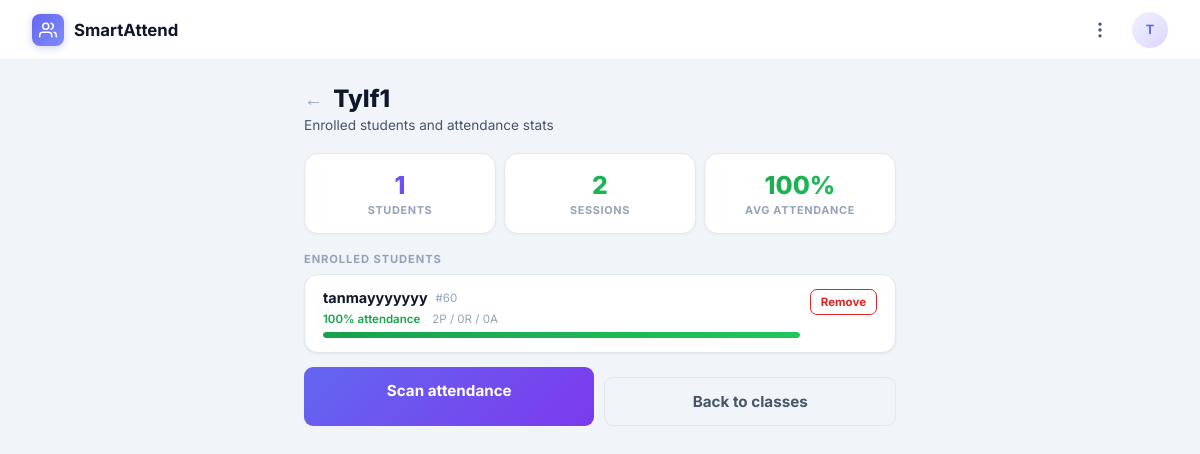
Screenshot of /teacher/classes/2 (signed in) with the database file from the repository.
### app/models.py (models this page shows, shortened)
class User(UserMixin, db.Model):
    id            = db.Column(db.Integer, primary_key=True)
    name          = db.Column(db.String(100))
    email         = db.Column(db.String(100), unique=True)
    password      = db.Column(db.String(200))
    role          = db.Column(db.String(10))   # 'student' or 'teacher'
    is_admin      = db.Column(db.Boolean, default=False)
    profile_photo = db.Column(db.String(200), nullable=True)  # filename in uploads/

class TeacherClass(db.Model):
    id          = db.Column(db.Integer, primary_key=True)
    teacher_id  = db.Column(db.Integer, db.ForeignKey('user.id'), nullable=False)
    name        = db.Column(db.String(100), nullable=False)
    description = db.Column(db.String(300), nullable=True)
    created_at  = db.Column(db.DateTime, default=datetime.datetime.now)
    teacher     = db.relationship('User', backref=db.backref('classes', lazy='dynamic'))

class Student(db.Model):
    id             = db.Column(db.Integer, primary_key=True)
    user_id        = db.Column(db.Integer, db.ForeignKey('user.id'))
    roll_number    = db.Column(db.String(20))
    face_embedding = db.Column(db.Text)   # stored as JSON string of 512 numbers
    user = db.relationship('User', backref=db.backref('student', uselist=False))

### app/routes/teacher.py (the view)
@teacher_bp.route('/classes/<int:class_id>')
@login_required
def class_detail(class_id):
    tc = db.get_or_404(TeacherClass, class_id)
    if tc.teacher_id != current_user.id:
        flash('Access denied.')
        return redirect(url_for('teacher.classes'))
    enrollments = StudentClass.query.filter_by(class_id=tc.id).all()
    student_ids = [sc.student_id for sc in enrollments if sc.student]
    records = AttendanceRecord.query.filter(
        AttendanceRecord.student_id.in_(student_ids),
        AttendanceRecord.class_name == tc.name
    ).all() if student_ids else []
    stats_map = {}
    for r in records:
        sid = r.student_id
        if sid not in stats_map:
            stats_map[sid] = {'total': 0, 'present': 0, 'absent': 0, 'review': 0}
        stats_map[sid]['total'] += 1
        if r.status == 'PRESENT':
            stats_map[sid]['present'] += 1
        elif r.status == 'ABSENT':
            stats_map[sid]['absent'] += 1
        elif r.status == 'REVIEW':
            stats_map[sid]['review'] += 1
    students_with_stats = []
    for sc in enrollments:
        student = sc.student
        if not student:
            continue
        s = stats_map.get(student.id, {'total': 0, 'present': 0, 'absent': 0, 'review': 0})
        pct = round(s['present'] / s['total'] * 100) if s['total'] else 0
        students_with_stats.append({
            'student': student,
            'enrollment': sc,
            'total': s['total'],
            'present': s['present'],
            'absent': s['absent'],
            'review': s['review'],
            'pct': pct
        })
    return render_template('teacher/class_detail.html', tc=tc, students=students_with_stats)

### app/models.py (called while the page is built)
@login_manager.user_loader
def load_user(user_id):
    return db.session.get(User, int(user_id))

### app/templates/teacher/class_detail.html (shortened to what this page needs)
{% extends "base.html" %}
{% block content %}
<div class="page">
  <div style="display:flex;align-items:center;gap:10px;margin-bottom:4px;">
    <a href="/teacher/classes" style="color:var(--text-3);font-size:1.2rem;">&larr;</a>
    <div class="page-title" style="margin:0;">{{ tc.name }}</div>
  </div>
  {% if tc.description %}
  <div class="page-sub">{{ tc.description }}</div>
  {% else %}
  <div class="page-sub">Enrolled students and attendance stats</div>
  {% endif %}
  <div style="display:grid;grid-template-columns:1fr 1fr 1fr;gap:8px;margin-bottom:18px;">
    <div class="streak-card">
      <div class="streak-value">{{ students|length }}</div>
      <div class="streak-label">Students</div>
    </div>
    <div class="streak-card">
      <div class="streak-value" style="background:linear-gradient(135deg,var(--success),#22C55E);-webkit-background-clip:text;-webkit-text-fill-color:transparent;">
        {% set total_sessions = [] %}
        {{ students|map(attribute='total')|max if students else 0 }}
      </div>
      <div class="streak-label">Sessions</div>
    </div>
    <div class="streak-card streak-best">
      <div class="streak-value">
        {% if students %}
        {% set avg_pct = (students|map(attribute='pct')|sum // students|length) %}
        {{ avg_pct }}%
        {% else %}0%{% endif %}
      </div>
      <div class="streak-label">Avg attendance</div>
    </div>
  </div>
  <div class="section-label" style="margin-bottom:8px;">Enrolled students</div>
  {% if students %}
  <div class="card">
    {% for s in students %}
    <div style="padding:14px 18px;{% if not loop.last %}border-bottom:1px solid var(--border);{% endif %}">
      <div style="display:flex;justify-content:space-between;align-items:flex-start;gap:10px;">
        <div style="flex:1;min-width:0;">
          <div style="display:flex;align-items:center;gap:8px;">
            <div style="font-weight:700;font-size:.9rem;color:var(--text);">{{ s.student.user.name if s.student.user else 'Unknown' }}</div>
            <span style="font-size:.72rem;color:var(--text-3);">#{{ s.student.roll_number }}</span>
          </div>
          <div style="display:flex;gap:12px;margin-top:6px;flex-wrap:wrap;">
            <span style="font-size:.72rem;font-weight:600;color:{% if s.pct >= 75 %}var(--success){% elif s.pct >= 50 %}var(--warning){% else %}var(--danger){% endif %};">
              {{ s.pct }}% attendance
            </span>
            <span style="font-size:.72rem;color:var(--text-3);">{{ s.present }}P / {{ s.review }}R / {{ s.absent }}A</span>
          </div>
          {% if s.total > 0 %}
          <div class="progress-track" style="margin-top:6px;">
            <div class="progress-fill {% if s.pct >= 75 %}good{% elif s.pct >= 50 %}mid{% else %}bad{% endif %}" style="width:{{ s.pct }}%;"></div>
          </div>
          {% endif %}
        </div>
        <form method="POST" action="/teacher/classes/{{ tc.id }}/unenroll/{{ s.student.id }}" style="margin:0;" onsubmit="return confirm('Remove {{ s.student.user.name }} from {{ tc.name }}?');">
          <button type="submit" class="btn btn-sm btn-ghost" style="color:var(--danger);border-color:var(--danger);font-size:.72rem;padding:5px 10px;">Remove</button>
        </form>
      </div>
    </div>
    {% endfor %}
  </div>
  {% endif %}
  <div style="display:flex;gap:10px;margin-top:14px;">
    <a href="/teacher/dashboard?class={{ tc.name }}" class="btn btn-primary">Scan attendance</a>
    <a href="/teacher/classes" class="btn btn-ghost">Back to classes</a>
  </div>
</div>
{% endblock %}

### app/templates/base.html (shortened to what this page needs)
<!DOCTYPE html>
<html lang="en">
<head>
  <link rel="stylesheet" href="{{ url_for('static', filename='css/style.css') }}">
</head>
<body>
{% if current_user.is_authenticated %}
<header class="app-bar">
  <div class="bar-brand">
    <div class="bar-logo">
      <svg viewBox="0 0 24 24" fill="none" stroke="currentColor" stroke-width="2" stroke-linecap="round" stroke-linejoin="round">
        <path d="M17 21v-2a4 4 0 0 0-4-4H5a4 4 0 0 0-4 4v2"/>
        <circle cx="9" cy="7" r="4"/>
        <path d="M23 21v-2a4 4 0 0 0-3-3.87"/>
        <path d="M16 3.13a4 4 0 0 1 0 7.75"/>
      </svg>
    </div>
    SmartAttend
  </div>
  <div class="bar-right">
    <div class="menu-wrapper">
      <button class="bar-menu-btn" onclick="toggleMenu()" title="Menu">
        <svg width="20" height="20" viewBox="0 0 24 24" fill="none" stroke="currentColor" stroke-width="2" stroke-linecap="round" stroke-linejoin="round"><circle cx="12" cy="5" r="1"/><circle cx="12" cy="12" r="1"/><circle cx="12" cy="19" r="1"/></svg>
      </button>
    </div>
    <a href="/auth/profile" class="bar-avatar-link" title="Profile">
      <div class="bar-avatar">
        {% if current_user.profile_photo %}
        <img src="/static/uploads/{{ current_user.profile_photo }}" alt="" style="width:100%;height:100%;object-fit:cover;border-radius:50%;">
        {% else %}
        {{ current_user.name[0]|upper }}
        {% endif %}
      </div>
    </a>
  </div>
</header>
{% endif %}
{% block content %}{% endblock %}
</body>
</html>

### rows the page displays
User: name "T"
TeacherClass: name "TyIf1"
User: student.user "tanmayyyyyyy", student.roll_number "60", pct "100", present "2", review "0", absent "0"

### other values shown
{{ students|length }} "1"
{{ students|map(attribute='total')|max if students else 0 }} "2"
{{ avg_pct }} "100"
